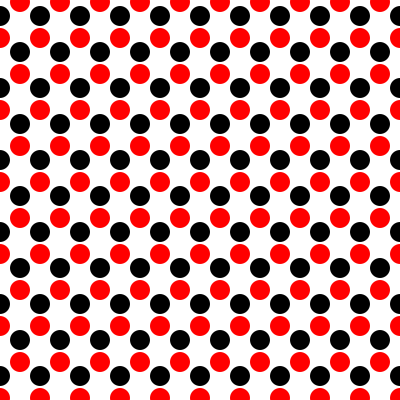
Frame 1 (no input)
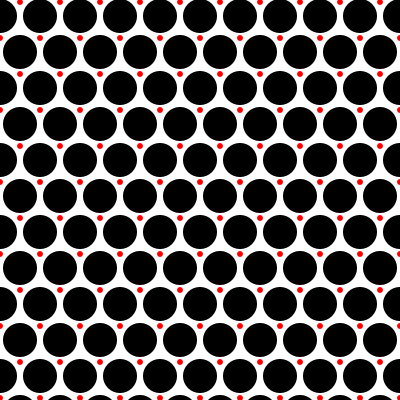
Frame 60 (the mouse pressed at the canvas centre just before this capture)
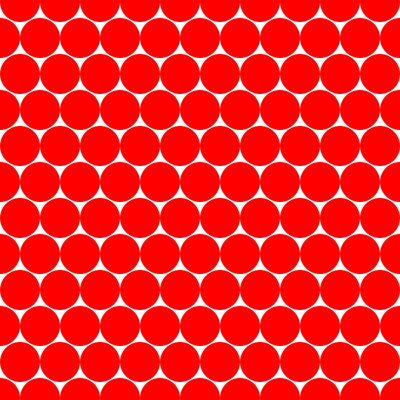
Frame 120 (the mouse held since frame 60 and released just before this capture)

The Processing sketch that drew these frames (run headless with seeded random() and noise(); from frame 60 on, the mouse is pressed at the canvas centre):

// Processing sketch: processing_108477
// ── processing_108477.pde

ArrayList dots;
float dots_row = 10;
float incr;
float start;
int i=0;
boolean one_off = false;

void setup() {

  size(400, 400);
  background(255);
  noStroke();

  incr = width/dots_row;

  dots = new ArrayList();

  for (int y = int(- incr/2); y < height *1.3; y+= .9*incr) {
    if (one_off) {
      start = -incr/2;
      one_off = false;
    } 
    else {
      start = 0;
      one_off = true;
    }
    for (int x = int(start); x < width ; x += incr) {
      dots.add(new Pulse(x, y));
      i++;
    }
  }
}

void draw() {
  background(255);
  i=0;
  for (int x = int(- incr/2); x < width; x += incr) {
    for (int y = 0; y < height *1.3; y+= incr) {  
      Pulse dot = (Pulse) dots.get(i);
      dot.display();
      i++;
    }
  }
}

class Pulse {
  float x, y;
  float sz, sz2;
  float theta=0;
  float offset;

  Pulse(float _x, float _y) {
    x = _x;
    y = _y;
    offset = .5*incr;
    noStroke();
  }

  void display() {

    fill(0);
    translate(x+offset, y);
    sz = map(sin(theta), -1, 1, 0, incr);
    ellipse(0, 0, sz, sz);
    resetMatrix();

    fill(255, 0, 0);
    translate(x+ offset, y + offset*1.1);
    sz2 = incr - abs(sz);
    ellipse(0, 0, sz2, sz2);
    resetMatrix(); 

    theta += 0.04;
  }
}
